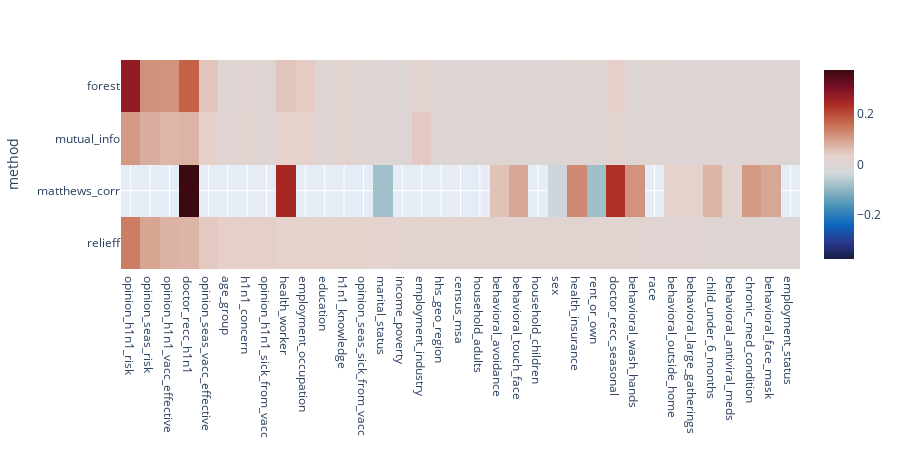

Source (notebook cell):
### Code cell
fig = px.imshow(big_df['h1n1_vaccine'].sort_values('relieff', ascending=False).transpose(),
                color_continuous_scale='balance', color_continuous_midpoint=0,
                aspect='auto', height=450)
fig.show()

### Figure 1 — Plotly figure (JSON) as saved in the notebook; plotly's stock layout.template omitted (floating-point values rounded to 4 significant figures; data arrays with more than 128 entries replaced by an {"elided": "..."} marker saying what was removed)
{"data": [{"coloraxis": "coloraxis", "hovertemplate": "x: %{x}<br>method: %{y}<br>color: %{z}<extra></extra>", "name": "0", "type": "heatmap", "x": ["opinion_h1n1_risk", "opinion_seas_risk", "opinion_h1n1_vacc_effective", "doctor_recc_h1n1", "opinion_seas_vacc_effective", "age_group", "h1n1_concern", "opinion_h1n1_sick_from_vacc", "health_worker", "employment_occupation", "education", "h1n1_knowledge", "opinion_seas_sick_from_vacc", "marital_status", "income_poverty", "employment_industry", "hhs_geo_region", "census_msa", "household_adults", "behavioral_avoidance", "behavioral_touch_face", "household_children", "sex", "health_insurance", "rent_or_own", "doctor_recc_seasonal", "behavioral_wash_hands", "race", "behavioral_outside_home", "behavioral_large_gatherings", "child_under_6_months", "behavioral_antiviral_meds", "chronic_med_condition", "behavioral_face_mask", "employment_status"], "xaxis": "x", "y": ["forest", "mutual_info", "matthews_corr", "relieff"], "yaxis": "y", "z": {"elided": "4x35 float values"}}], "layout": {"coloraxis": {"cmid": 0, "colorscale": [[0, "rgb(23, 28, 66)"], [0.09091, "rgb(41, 58, 143)"], [0.1818, "rgb(11, 102, 189)"], [0.2727, "rgb(69, 144, 185)"], [0.3636, "rgb(142, 181, 194)"], [0.4545, "rgb(210, 216, 219)"], [0.5455, "rgb(230, 210, 204)"], [0.6364, "rgb(213, 157, 137)"], [0.7273, "rgb(196, 101, 72)"], [0.8182, "rgb(172, 43, 36)"], [0.9091, "rgb(120, 14, 40)"], [1, "rgb(60, 9, 17)"]]}, "height": 450, "margin": {"t": 60}, "xaxis": {"anchor": "y", "domain": [0, 1]}, "yaxis": {"anchor": "x", "autorange": "reversed", "domain": [0, 1], "title": {"text": "method"}}}}
